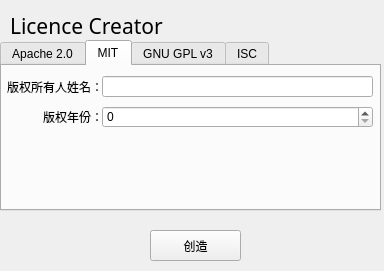
<?xml version="1.0" encoding="UTF-8"?>
<ui version="4.0">
 <class>MainWindow</class>
 <widget class="QMainWindow" name="MainWindow">
  <property name="geometry">
   <rect>
    <x>0</x>
    <y>0</y>
    <width>384</width>
    <height>271</height>
   </rect>
  </property>
  <property name="windowTitle">
   <string>许可证创造器</string>
  </property>
  <widget class="QWidget" name="centralwidget">
   <widget class="QLabel" name="title">
    <property name="geometry">
     <rect>
      <x>10</x>
      <y>10</y>
      <width>181</width>
      <height>31</height>
     </rect>
    </property>
    <property name="font">
     <font>
      <family>STXihei</family>
      <pointsize>16</pointsize>
     </font>
    </property>
    <property name="text">
     <string>Licence Creator</string>
    </property>
   </widget>
   <widget class="QTabWidget" name="types">
    <property name="geometry">
     <rect>
      <x>0</x>
      <y>40</y>
      <width>381</width>
      <height>171</height>
     </rect>
    </property>
    <property name="currentIndex">
     <number>1</number>
    </property>
    <widget class="QWidget" name="apache_tab">
     <attribute name="title">
      <string>Apache 2.0</string>
     </attribute>
     <widget class="QLabel" name="nameLabel">
      <property name="geometry">
       <rect>
        <x>0</x>
        <y>10</y>
        <width>101</width>
        <height>21</height>
       </rect>
      </property>
      <property name="text">
       <string>版权所有人姓名：</string>
      </property>
      <property name="alignment">
       <set>Qt::AlignmentFlag::AlignRight|Qt::AlignmentFlag::AlignTrailing|Qt::AlignmentFlag::AlignVCenter</set>
      </property>
     </widget>
     <widget class="QLineEdit" name="nameEdit">
      <property name="geometry">
       <rect>
        <x>100</x>
        <y>10</y>
        <width>271</width>
        <height>21</height>
       </rect>
      </property>
     </widget>
     <widget class="QLabel" name="yearLabel">
      <property name="geometry">
       <rect>
        <x>0</x>
        <y>40</y>
        <width>101</width>
        <height>21</height>
       </rect>
      </property>
      <property name="toolTip">
       <string>指版权的起始年份，例：
2025</string>
      </property>
      <property name="text">
       <string>版权年份：</string>
      </property>
      <property name="alignment">
       <set>Qt::AlignmentFlag::AlignRight|Qt::AlignmentFlag::AlignTrailing|Qt::AlignmentFlag::AlignVCenter</set>
      </property>
     </widget>
     <widget class="QSpinBox" name="yearEdit">
      <property name="geometry">
       <rect>
        <x>100</x>
        <y>40</y>
        <width>271</width>
        <height>22</height>
       </rect>
      </property>
     </widget>
    </widget>
    <widget class="QWidget" name="mit_tab">
     <attribute name="title">
      <string>MIT</string>
     </attribute>
     <widget class="QLabel" name="nameLabel_2">
      <property name="geometry">
       <rect>
        <x>0</x>
        <y>10</y>
        <width>101</width>
        <height>21</height>
       </rect>
      </property>
      <property name="text">
       <string>版权所有人姓名：</string>
      </property>
      <property name="alignment">
       <set>Qt::AlignmentFlag::AlignRight|Qt::AlignmentFlag::AlignTrailing|Qt::AlignmentFlag::AlignVCenter</set>
      </property>
     </widget>
     <widget class="QLineEdit" name="nameEdit_2">
      <property name="geometry">
       <rect>
        <x>100</x>
        <y>10</y>
        <width>271</width>
        <height>21</height>
       </rect>
      </property>
     </widget>
     <widget class="QLabel" name="yearLabel_2">
      <property name="geometry">
       <rect>
        <x>0</x>
        <y>40</y>
        <width>101</width>
        <height>21</height>
       </rect>
      </property>
      <property name="toolTip">
       <string>指版权的起始年份，例：
2025</string>
      </property>
      <property name="text">
       <string>版权年份：</string>
      </property>
      <property name="alignment">
       <set>Qt::AlignmentFlag::AlignRight|Qt::AlignmentFlag::AlignTrailing|Qt::AlignmentFlag::AlignVCenter</set>
      </property>
     </widget>
     <widget class="QSpinBox" name="yearEdit_2">
      <property name="geometry">
       <rect>
        <x>100</x>
        <y>40</y>
        <width>271</width>
        <height>22</height>
       </rect>
      </property>
     </widget>
    </widget>
    <widget class="QWidget" name="gpl_tab">
     <attribute name="title">
      <string>GNU GPL v3</string>
     </attribute>
     <widget class="QLabel" name="nameLabel_3">
      <property name="geometry">
       <rect>
        <x>0</x>
        <y>10</y>
        <width>101</width>
        <height>21</height>
       </rect>
      </property>
      <property name="text">
       <string>版权所有人姓名：</string>
      </property>
      <property name="alignment">
       <set>Qt::AlignmentFlag::AlignRight|Qt::AlignmentFlag::AlignTrailing|Qt::AlignmentFlag::AlignVCenter</set>
      </property>
     </widget>
     <widget class="QLabel" name="yearLabel_3">
      <property name="geometry">
       <rect>
        <x>0</x>
        <y>40</y>
        <width>101</width>
        <height>21</height>
       </rect>
      </property>
      <property name="toolTip">
       <string>指版权的起始年份，例：
2025</string>
      </property>
      <property name="text">
       <string>版权年份：</string>
      </property>
      <property name="alignment">
       <set>Qt::AlignmentFlag::AlignRight|Qt::AlignmentFlag::AlignTrailing|Qt::AlignmentFlag::AlignVCenter</set>
      </property>
     </widget>
     <widget class="QLineEdit" name="nameEdit_3">
      <property name="geometry">
       <rect>
        <x>100</x>
        <y>10</y>
        <width>271</width>
        <height>21</height>
       </rect>
      </property>
     </widget>
     <widget class="QSpinBox" name="yearEdit_3">
      <property name="geometry">
       <rect>
        <x>100</x>
        <y>40</y>
        <width>271</width>
        <height>22</height>
       </rect>
      </property>
     </widget>
     <widget class="QLabel" name="projectNameLabel">
      <property name="geometry">
       <rect>
        <x>0</x>
        <y>70</y>
        <width>101</width>
        <height>21</height>
       </rect>
      </property>
      <property name="toolTip">
       <string>指版权的起始年份，例：
2025</string>
      </property>
      <property name="text">
       <string>项目名称：</string>
      </property>
      <property name="alignment">
       <set>Qt::AlignmentFlag::AlignRight|Qt::AlignmentFlag::AlignTrailing|Qt::AlignmentFlag::AlignVCenter</set>
      </property>
     </widget>
     <widget class="QLineEdit" name="projectNameEdit">
      <property name="geometry">
       <rect>
        <x>100</x>
        <y>70</y>
        <width>271</width>
        <height>21</height>
       </rect>
      </property>
     </widget>
     <widget class="QLabel" name="projectIntroLabel">
      <property name="geometry">
       <rect>
        <x>0</x>
        <y>100</y>
        <width>101</width>
        <height>21</height>
       </rect>
      </property>
      <property name="toolTip">
       <string>指版权的起始年份，例：
2025</string>
      </property>
      <property name="text">
       <string>项目介绍：</string>
      </property>
      <property name="alignment">
       <set>Qt::AlignmentFlag::AlignRight|Qt::AlignmentFlag::AlignTrailing|Qt::AlignmentFlag::AlignVCenter</set>
      </property>
     </widget>
     <widget class="QLineEdit" name="projectIntroEdit">
      <property name="geometry">
       <rect>
        <x>100</x>
        <y>100</y>
        <width>271</width>
        <height>21</height>
       </rect>
      </property>
     </widget>
    </widget>
    <widget class="QWidget" name="isc_tab">
     <attribute name="title">
      <string>ISC</string>
     </attribute>
     <widget class="QLabel" name="nameLabel_4">
      <property name="geometry">
       <rect>
        <x>0</x>
        <y>10</y>
        <width>101</width>
        <height>21</height>
       </rect>
      </property>
      <property name="text">
       <string>版权所有人姓名：</string>
      </property>
      <property name="alignment">
       <set>Qt::AlignmentFlag::AlignRight|Qt::AlignmentFlag::AlignTrailing|Qt::AlignmentFlag::AlignVCenter</set>
      </property>
     </widget>
     <widget class="QLabel" name="yearLabel_4">
      <property name="geometry">
       <rect>
        <x>0</x>
        <y>40</y>
        <width>101</width>
        <height>21</height>
       </rect>
      </property>
      <property name="toolTip">
       <string>指版权的起始年份，例：
2025</string>
      </property>
      <property name="text">
       <string>版权年份：</string>
      </property>
      <property name="alignment">
       <set>Qt::AlignmentFlag::AlignRight|Qt::AlignmentFlag::AlignTrailing|Qt::AlignmentFlag::AlignVCenter</set>
      </property>
     </widget>
     <widget class="QLineEdit" name="nameEdit_4">
      <property name="geometry">
       <rect>
        <x>100</x>
        <y>10</y>
        <width>271</width>
        <height>21</height>
       </rect>
      </property>
     </widget>
     <widget class="QSpinBox" name="yearEdit_4">
      <property name="geometry">
       <rect>
        <x>100</x>
        <y>40</y>
        <width>271</width>
        <height>22</height>
       </rect>
      </property>
     </widget>
    </widget>
   </widget>
   <widget class="QPushButton" name="generateButton">
    <property name="geometry">
     <rect>
      <x>150</x>
      <y>230</y>
      <width>91</width>
      <height>31</height>
     </rect>
    </property>
    <property name="text">
     <string>创造</string>
    </property>
   </widget>
  </widget>
 </widget>
 <resources/>
 <connections/>
</ui>
